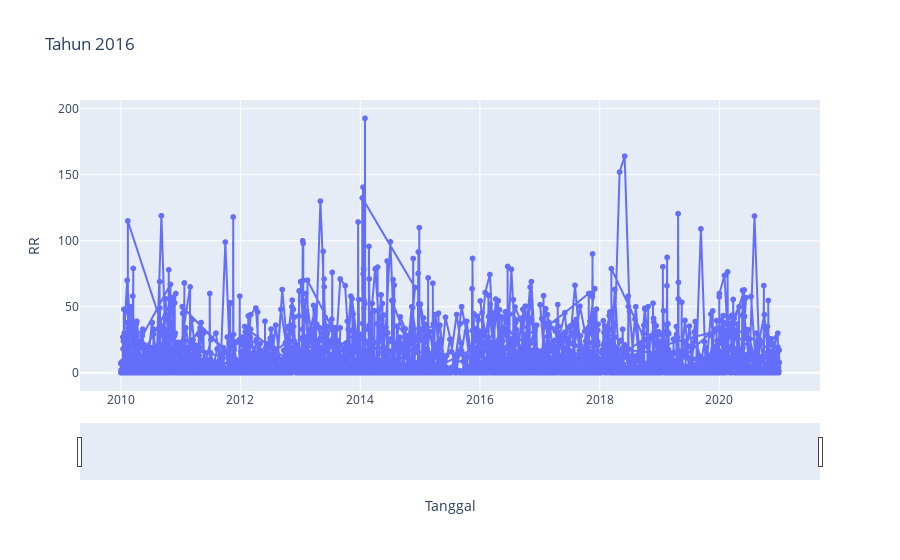

Notebook code for this chart:
### Code cell
import plotly.express as px
fig = px.line(df,x="Tanggal", y='RR',title="Tahun 2016",markers=True)
fig.update_xaxes(rangeslider_visible=True)
fig.show()

### Figure 1 — Plotly figure (JSON) as saved in the notebook; plotly's stock layout.template omitted (floating-point values rounded to 4 significant figures; data arrays with more than 128 entries replaced by an {"elided": "..."} marker saying what was removed)
{"data": [{"hovertemplate": "Tanggal=%{x}<br>RR=%{y}<extra></extra>", "legendgroup": "", "line": {"color": "#636efa", "dash": "solid"}, "marker": {"symbol": "circle"}, "mode": "markers+lines", "name": "", "showlegend": false, "type": "scattergl", "x": {"elided": "3956 str values"}, "xaxis": "x", "y": {"elided": "3956 float values"}, "yaxis": "y"}], "layout": {"legend": {"tracegroupgap": 0}, "title": {"text": "Tahun 2016"}, "xaxis": {"anchor": "y", "domain": [0, 1], "rangeslider": {"visible": true}, "title": {"text": "Tanggal"}}, "yaxis": {"anchor": "x", "domain": [0, 1], "title": {"text": "RR"}}}}
